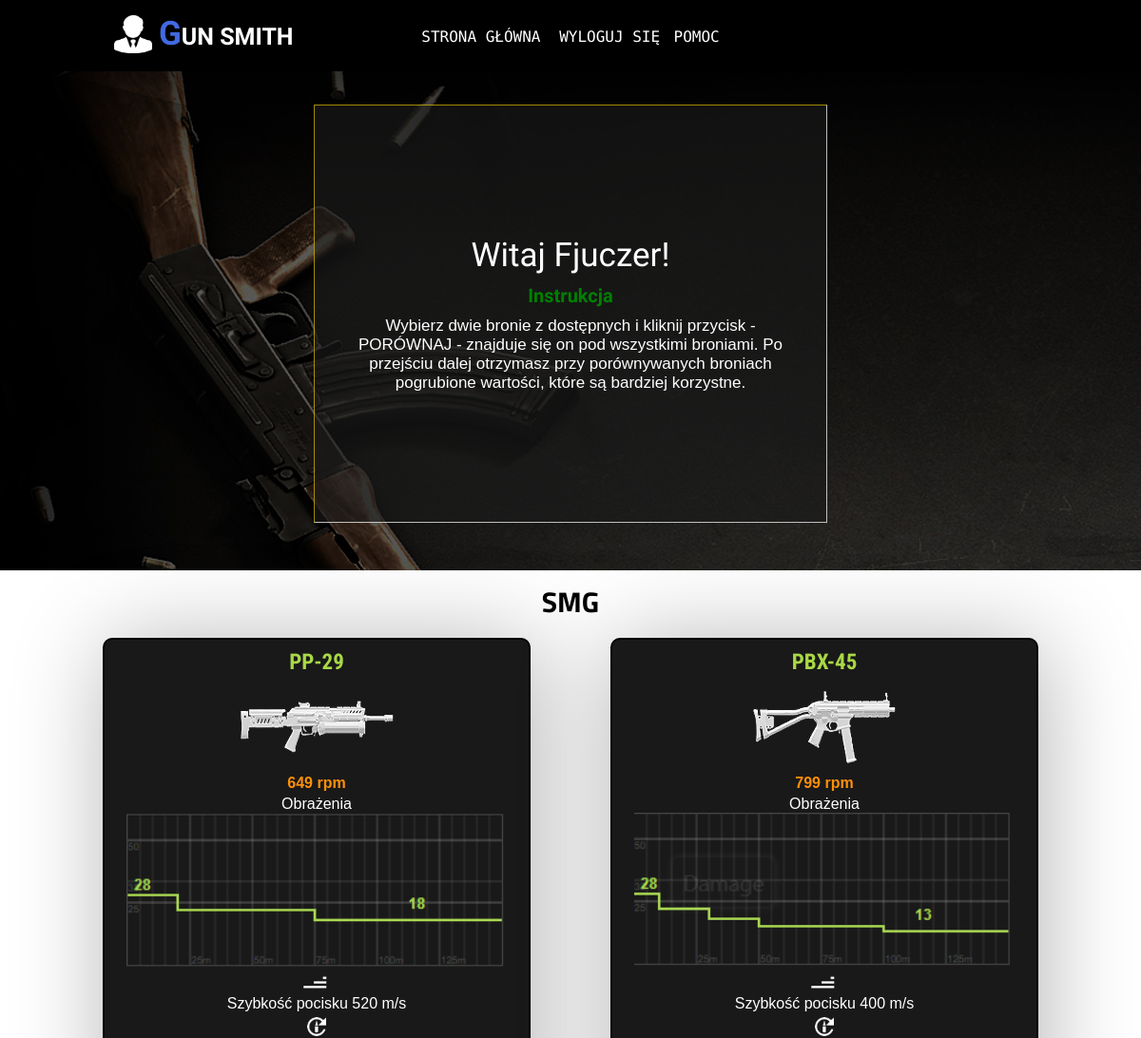
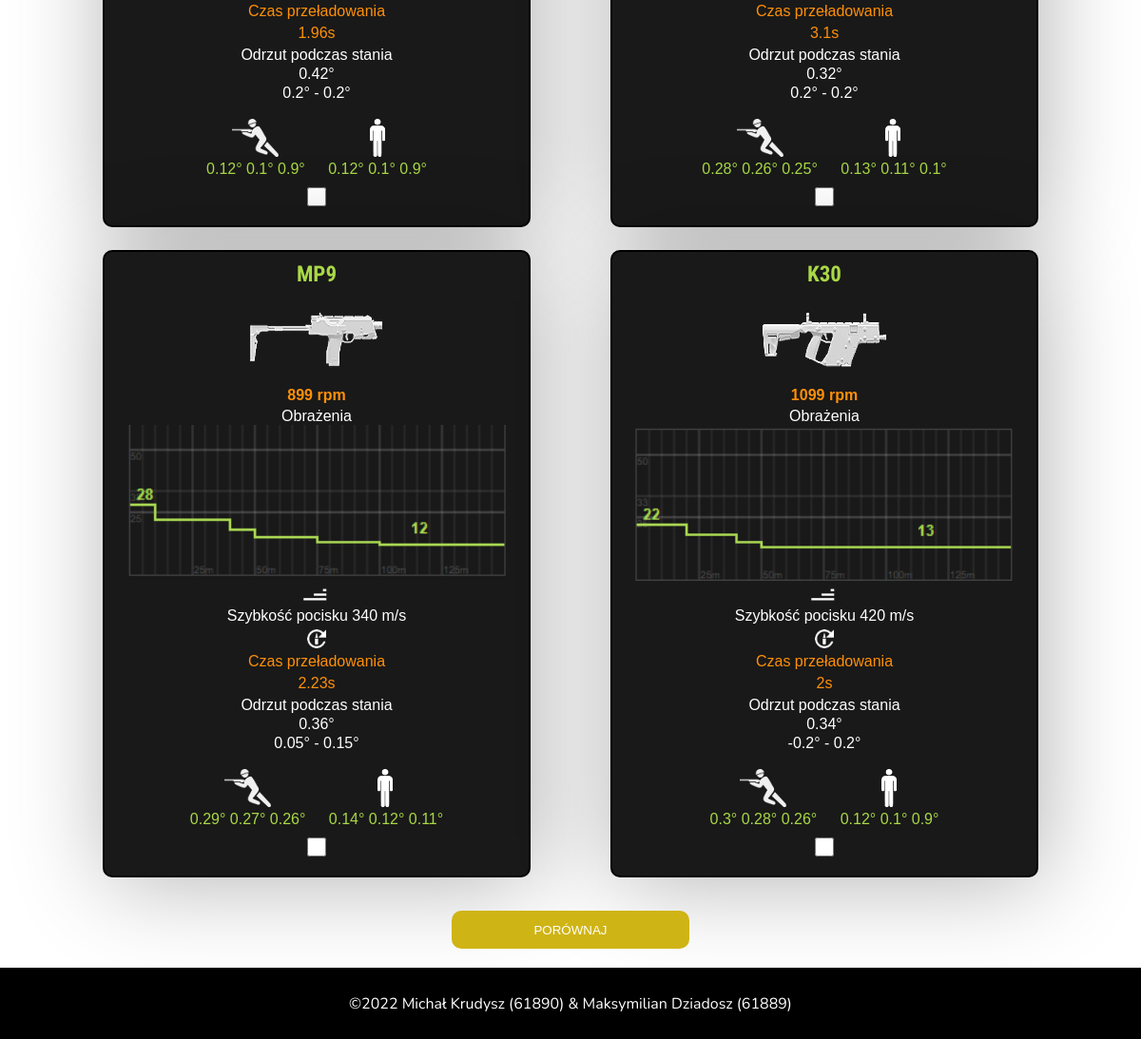
The app's page /zalogowany.php (signed in) with its own data (2 pictures, top to bottom).
### tables this page shows
CREATE TABLE `bronie` (
  `id` int(11) NOT NULL,
  `nazwa` varchar(50) NOT NULL,
  `rpm` int(11) NOT NULL,
  `speed` int(11) NOT NULL,
  `time` float NOT NULL,
  `recoil` float NOT NULL,
  `recoil_2` float NOT NULL,
  `recoil_3` float NOT NULL,
  `m_1` float NOT NULL,
  `m_2` float NOT NULL,
  `m_3` float NOT NULL,
  `s_1` float NOT NULL,
  `s_2` float NOT NULL,
  `s_3` float NOT NULL
);

### zalogowany.php (the view, shortened to what this page needs)
<!DOCTYPE html>
<html lang="pl">
	<head>
		<link rel="stylesheet" href="./css/style.css" />
	</head>
	<body>
	<?php
	  require_once "polaczenie.php";
	  $polaczenie = @new mysqli($host, $db_user, $db_password, $db_name);
	  if ($polaczenie->connect_errno!=0)
		{
			echo "Blad polaczenia z baza!".$polaczenie->connect_errno;
		}
		else
		{
			$sql0 = "SELECT * FROM bronie where id=1";
			$sql1 = "SELECT * FROM bronie where id=2";
			$sql2 = "SELECT * FROM bronie where id=3";
			$sql3 = "SELECT * FROM bronie where id=4";
			if ($rez = @$polaczenie->query($sql0))
			{
				$bron_1 = $rez->fetch_assoc();
			}
			if ($rez = @$polaczenie->query($sql1))
			{
				$bron_2 = $rez->fetch_assoc();
			}
			if ($rez = @$polaczenie->query($sql2))
			{
				$bron_3 = $rez->fetch_assoc();
			}
			if ($rez = @$polaczenie->query($sql3))
			{
				$bron_4 = $rez->fetch_assoc();
			}
		}
	?>
		<section class="header">
			<div class="logo">
				<img src="./img/logo.png" alt="Logo" class="logo_image" />
				<span class="writing_logo"><a href="index.php"> Gun Smith </a> </span>
			</div>
			<div class="menu">
				<span class="button_menu"><a href="index.php">Strona Główna </a></span>
				<span class="button_menu"><a href="wyloguj.php">Wyloguj się</a></span>
				<span class="button_menu">Pomoc</span>
			</div>
		</section>
		<section class="content_first">
			<div class="bg"></div>
			<div class="login_panel logged">
			        <div class="welcome">
						<?php
						echo "Witaj ".$_SESSION['user']."!";
						?>
			        </div>
					<div class="instruction">
						<p class="color"> Instrukcja </p>
						<p class="text">
							Wybierz dwie bronie z dostępnych i kliknij przycisk - PORÓWNAJ - znajduje się on pod wszystkimi broniami.
							Po przejściu dalej otrzymasz przy porównywanych broniach pogrubione wartości, które są bardziej korzystne.
						</p>
					</div>
			</div>
		</section>
		<section class="content_second">
		<form action="porownanie.php" method="post">
			<div class="weapons">
				<div class="smg">
					<h2>SMG</h2>
					<div class="first-row">
					<div class="first">
							<span class="name_weapon">
								<?php
								echo $bron_1['nazwa'];
								?>
							</span>
							<img src="./img/PP-29.png" alt="Broń PP-29" class="image_weapon" />
							<span class="rpm">
							<?php
								echo $bron_1['rpm'];
								?>
								rpm
							</span>
							<span class="damage_text">Obrażenia</span>
							<img src="./img/pp.png" alt="Broń PP-29" class="damage" />
							<img src="./img/speed.png" alt="Broń PP-29" class="speed" />
							<span class="damage_text">
								Szybkość pocisku
								<?php
								echo $bron_1['speed'];
								?>
								 m/s
							</span>
							<img src="./img/reload.png" alt="Broń PP-29" class="reload" />
							<span class="time">Czas przeładowania</span>
							<span class="time">
							<?php
								echo $bron_1['time'];
								?>s
							</span>
							<span class="recoil">Odrzut podczas stania</span>
							<span class="recoil_text">
							<?php
								echo $bron_1['recoil'];
								?>°
							</span>
							<span class="recoil_text"><?php
								echo $bron_1['recoil_2'];
								?>° -
								 <?php
								echo $bron_1['recoil_3'];
								?>°</span>
							<div class="both">
								<div class="movingd">
									<img src="./img/moving.png" alt="Ruch" class="moving" />
									<span class="moving_txt">
										<?php
										echo $bron_1['m_1'];
										?>°
										<?php
										echo $bron_1['m_2'];
										?>°
										<?php
										echo $bron_1['m_3'];
										?>°
								</span>
								</div>
								<div class="standingd">
								<img src="./img/standing.png" alt="Stanie" class="standing" />
								<span class="standing_txt">
								<?php
										echo $bron_1['s_1'];
										?>°
										<?php
										echo $bron_1['s_2'];
										?>°
										<?php
										echo $bron_1['s_3'];
										?>°
								</span>
							</div>
							</div>
							<p><input type="checkbox" name="weapon_1" value="weapon_1" class="check"/></p>
						</div>
						<div class="first">
							<span class="name_weapon">
								<?php
								echo $bron_2['nazwa'];
								?>
							</span>
							<img src="./img/PBX-45.png" alt="Broń PP-29" class="image_weapon" />
							<span class="rpm">
							<?php
								echo $bron_2['rpm'];
								?>
								rpm
							</span>
							<span class="damage_text">Obrażenia</span>
							<img src="./img/pbx.png" alt="Broń PP-29" class="damage" />
							<img src="./img/speed.png" alt="Broń PP-29" class="speed" />
							<span class="damage_text">
								Szybkość pocisku
								<?php
								echo $bron_2['speed'];
								?>
								 m/s
							</span>
							<img src="./img/reload.png" alt="Broń PP-29" class="reload" />
							<span class="time">Czas przeładowania</span>
							<span class="time">
							<?php
								echo $bron_2['time'];
								?>s
							</span>
							<span class="recoil">Odrzut podczas stania</span>
							<span class="recoil_text">
							<?php
								echo $bron_2['recoil'];
								?>°
							</span>
							<span class="recoil_text"><?php
								echo $bron_2['recoil_2'];
								?>° -
								 <?php
								echo $bron_2['recoil_3'];
								?>°</span>
							<div class="both">
								<div class="movingd">
									<img src="./img/moving.png" alt="Ruch" class="moving" />
									<span class="moving_txt">
										<?php
										echo $bron_2['m_1'];
										?>°
										<?php
										echo $bron_2['m_2'];
										?>°
										<?php
										echo $bron_2['m_3'];
										?>°
								</span>
								</div>
								<div class="standingd">
								<img src="./img/standing.png" alt="Stanie" class="standing" />
								<span class="standing_txt">
								<?php
										echo $bron_2['s_1'];
										?>°
										<?php
										echo $bron_2['s_2'];
										?>°
										<?php
										echo $bron_2['s_3'];
										?>°
								</span>
							</div>
							</div>
							<p><input type="checkbox" name="weapon_2" value="weapon_2" class="check"/></p>
						</div>
				</div>
				<div class="second-row">
				<div class="first">
							<span class="name_weapon">
								<?php
								echo $bron_3['nazwa'];
								?>
							</span>
							<img src="./img/MP9.png" alt="Broń PP-29" class="image_weapon" />
							<span class="rpm">
							<?php
								echo $bron_3['rpm'];
								?>
								rpm
							</span>
							<span class="damage_text">Obrażenia</span>
							<img src="./img/mp.png" alt="Broń PP-29" class="damage" />
							<img src="./img/speed.png" alt="Broń PP-29" class="speed" />
							<span class="damage_text">
								Szybkość pocisku
								<?php
								echo $bron_3['speed'];
								?>
								 m/s
							</span>
							<img src="./img/reload.png" alt="Broń PP-29" class="reload" />
							<span class="time">Czas przeładowania</span>
							<span class="time">
							<?php
								echo $bron_3['time'];
								?>s
							</span>
							<span class="recoil">Odrzut podczas stania</span>
							<span class="recoil_text">
							<?php
								echo $bron_3['recoil'];
								?>°
							</span>
							<span class="recoil_text"><?php
								echo $bron_3['recoil_2'];
								?>° -
								 <?php
								echo $bron_3['recoil_3'];
								?>°</span>
							<div class="both">
								<div class="movingd">
									<img src="./img/moving.png" alt="Ruch" class="moving" />
									<span class="moving_txt">
										<?php
										echo $bron_3['m_1'];
										?>°
										<?php
										echo $bron_3['m_2'];
										?>°
										<?php
										echo $bron_3['m_3'];
										?>°
								</span>
								</div>
								<div class="standingd">
								<img src="./img/standing.png" alt="Stanie" class="standing" />
								<span class="standing_txt">
								<?php
										echo $bron_3['s_1'];
										?>°
										<?php
										echo $bron_3['s_2'];
										?>°
										<?php
										echo $bron_3['s_3'];
										?>°
								</span>
							</div>
							</div>
							<p><input type="checkbox" name="weapon_3" value="weapon_3" class="check"/></p>
						</div>
						<div class="first">
							<span class="name_weapon">
								<?php
								echo $bron_4['nazwa'];
								?>
							</span>
							<img src="./img/K30.png" alt="Broń PP-29" class="image_weapon" />
							<span class="rpm">
							<?php
								echo $bron_4['rpm'];
								?>
								rpm
							</span>
							<span class="damage_text">Obrażenia</span>
							<img src="./img/k.png" alt="Broń PP-29" class="damage" />
							<img src="./img/speed.png" alt="Broń PP-29" class="speed" />
							<span class="damage_text">
								Szybkość pocisku
								<?php
								echo $bron_4['speed'];
								?>
								 m/s
							</span>
							<img src="./img/reload.png" alt="Broń PP-29" class="reload" />
							<span class="time">Czas przeładowania</span>
							<span class="time">
							<?php
								echo $bron_4['time'];
								?>s
							</span>
							<span class="recoil">Odrzut podczas stania</span>
							<span class="recoil_text">
							<?php
								echo $bron_4['recoil'];
								?>°
							</span>
							<span class="recoil_text"><?php
								echo $bron_4['recoil_2'];
								?>° -
								 <?php
								echo $bron_4['recoil_3'];
								?>°</span>
							<div class="both">
								<div class="movingd">
									<img src="./img/moving.png" alt="Ruch" class="moving" />
									<span class="moving_txt">
										<?php
										echo $bron_4['m_1'];
										?>°
										<?php
										echo $bron_4['m_2'];
										?>°
										<?php
										echo $bron_4['m_3'];
										?>°
								</span>
								</div>
								<div class="standingd">
								<img src="./img/standing.png" alt="Stanie" class="standing" />
								<span class="standing_txt">
								<?php
										echo $bron_1['s_1'];
										?>°
										<?php
										echo $bron_1['s_2'];
										?>°
										<?php
										echo $bron_1['s_3'];
										?>°
								</span>
							</div>
							</div>
							<p><input type="checkbox" name="weapon_4" value="weapon_4" class="check"/></p>
						</div>
					</div>
				</div>
					</div>
			<p><input type="submit" name="submit" value="Porównaj" class="b_compare" href="porownanie.php"/></p>
			</form>
		</section>
		<footer>
			<span class="copyright">©2022 Michał Krudysz (61890) & Maksymilian Dziadosz (61889)</span>
		</footer>
	</body>
</html>

### records on screen
bronie: nazwa "PP-29", rpm "649", speed "520", time "1.96", recoil "0.42", recoil_2 "0.2", recoil_3 "0.2", m_1 "0.12", m_2 "0.1", m_3 "0.9", s_1 "0.12", s_2 "0.1", s_3 "0.9"
bronie: nazwa "PBX-45", rpm "799", speed "400", time "3.1", recoil "0.32", recoil_2 "0.2", recoil_3 "0.2", m_1 "0.28", m_2 "0.26", m_3 "0.25", s_1 "0.13", s_2 "0.11", s_3 "0.1"
bronie: nazwa "MP9", rpm "899", speed "340", time "2.23", recoil "0.36", recoil_2 "0.05", recoil_3 "0.15", m_1 "0.29", m_2 "0.27", m_3 "0.26", s_1 "0.14", s_2 "0.12", s_3 "0.11"
bronie: nazwa "K30", rpm "1099", speed "420", time "2", recoil "0.34", recoil_2 "-0.2", recoil_3 "0.2", m_1 "0.3", m_2 "0.28", m_3 "0.26"

### other values on screen
$_SESSION['user'] "Fjuczer"
